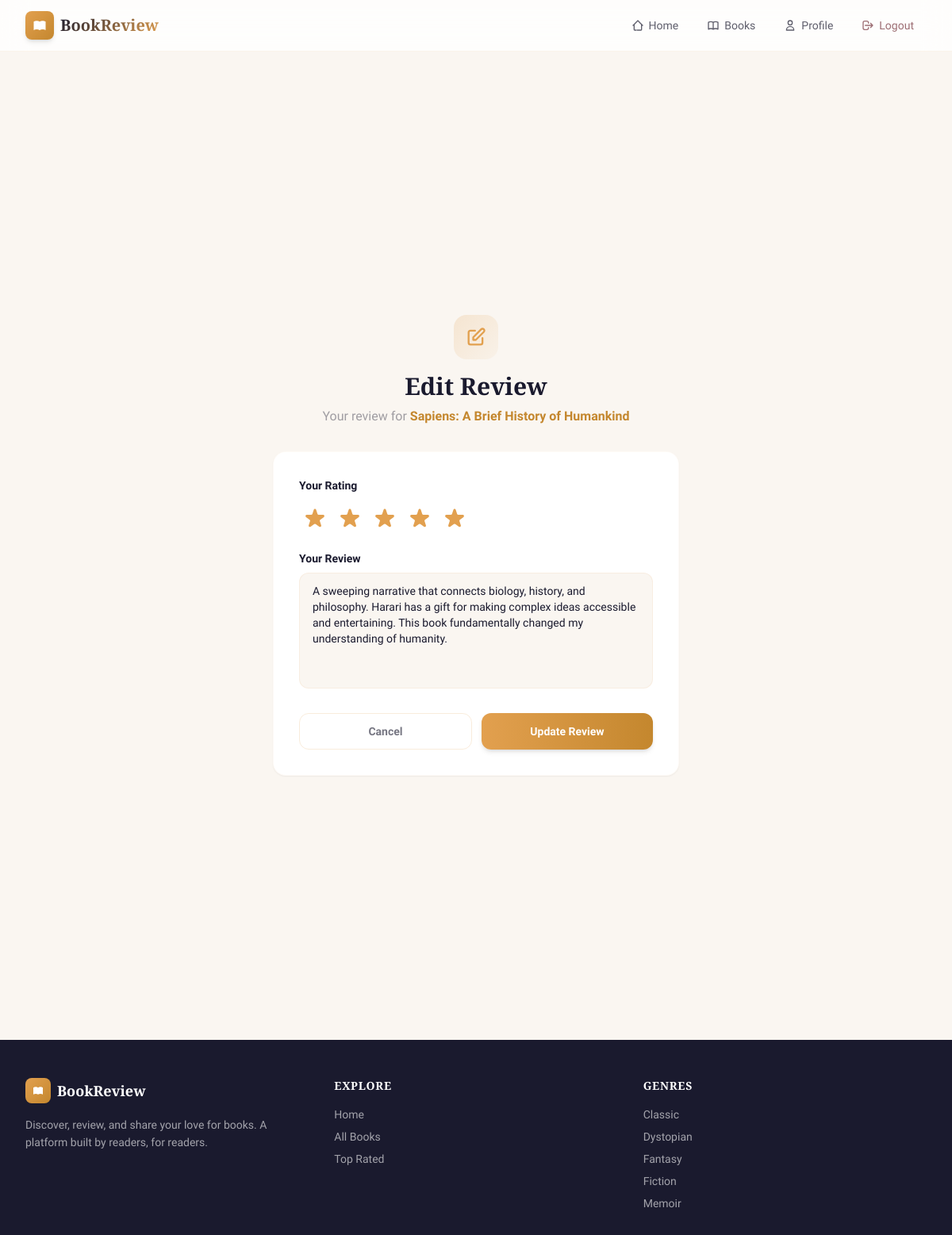
The page /review/edit/7 (signed in) on the database its author committed.
### models.py (models this page shows, shortened)
class Book(db.Model):
    __tablename__ = 'book'
    id = db.Column(db.Integer, primary_key=True)
    title = db.Column(db.String(200), nullable=False)
    author = db.Column(db.String(150), nullable=False)
    genre = db.Column(db.String(100), nullable=False)
    description = db.Column(db.Text, nullable=False)
    cover_image = db.Column(db.String(300), default='')
    reviews = db.relationship('Review', backref='book', lazy=True)

class Review(db.Model):
    __tablename__ = 'review'
    id = db.Column(db.Integer, primary_key=True)
    rating = db.Column(db.Integer, nullable=False)
    review_text = db.Column(db.Text, nullable=False)
    created_at = db.Column(db.DateTime, default=datetime.utcnow)
    user_id = db.Column(db.Integer, db.ForeignKey('user.id'), nullable=False)
    book_id = db.Column(db.Integer, db.ForeignKey('book.id'), nullable=False)

### app.py (the view, shortened to what this page needs)
@app.route('/review/edit/<int:review_id>', methods=['GET', 'POST'])
@login_required
def edit_review(review_id):
    review = Review.query.get_or_404(review_id)
    if review.user_id != current_user.id:
        flash('You can only edit your own reviews.', 'danger')
        return redirect(url_for('home'))
    form = ReviewForm(obj=review)
    return render_template('edit_review.html', form=form, review=review)

### forms.py
class ReviewForm(FlaskForm):
    rating = IntegerField('Rating', validators=[
        DataRequired(message='Please select a rating'),
        NumberRange(min=1, max=5, message='Rating must be between 1 and 5')
    ])
    review_text = TextAreaField('Your Review', validators=[
        DataRequired(message='Please write your review'),
        Length(min=10, max=2000, message='Review must be 10-2000 characters')
    ])
    submit = SubmitField('Submit Review')

### app.py (called while the page is built)
@login_manager.user_loader
def load_user(user_id):
    return User.query.get(int(user_id))

@app.context_processor
def inject_globals():
    return {
        'genres': [g[0] for g in db.session.query(Book.genre).distinct().order_by(Book.genre).all()]
    }

### templates/edit_review.html (shortened to what this page needs)
{% extends "base.html" %}
{% block content %}
<section class="min-h-[80vh] flex items-center justify-center py-12 px-4">
    <div class="w-full max-w-lg">
        <div class="text-center mb-8">
            <div class="w-14 h-14 bg-gradient-to-br from-amber/20 to-amber/5 rounded-2xl flex items-center justify-center mx-auto mb-4">
                <svg class="w-7 h-7 text-amber" fill="none" stroke="currentColor" stroke-width="2" viewBox="0 0 24 24"><path stroke-linecap="round" stroke-linejoin="round" d="M11 5H6a2 2 0 00-2 2v11a2 2 0 002 2h11a2 2 0 002-2v-5m-1.414-9.414a2 2 0 112.828 2.828L11.828 15H9v-2.828l8.586-8.586z"/></svg>
            </div>
            <h1 class="font-display text-3xl font-bold text-ink">Edit Review</h1>
            <p class="text-ink/40 mt-2">Your review for <a href="{{ url_for('book_detail', book_id=review.book_id) }}" class="text-amber-dark font-semibold hover:text-amber">{{ review.book.title }}</a></p>
        </div>
        <div class="bg-white rounded-2xl p-8 shadow-sm border border-amber/5">
            <form method="POST" action="{{ url_for('edit_review', review_id=review.id) }}">
                <div class="mb-5">
                    <label class="block text-sm font-semibold text-ink mb-3">Your Rating</label>
                    <div class="flex gap-1" id="star-rating">
                        {% for i in range(1, 6) %}
                        <button type="button" onclick="setRating({{ i }})" class="star-btn p-1 transition-transform hover:scale-125" data-value="{{ i }}">
                            <svg class="w-8 h-8 {% if i <= form.rating.data or i <= review.rating %}star-active{% else %}text-ink/15{% endif %} star-icon transition-colors" fill="currentColor" viewBox="0 0 20 20">
                                <path d="M9.049 2.927c.3-.921 1.603-.921 1.902 0l1.07 3.292a1 1 0 00.95.69h3.462c.969 0 1.371 1.24.588 1.81l-2.8 2.034a1 1 0 00-.364 1.118l1.07 3.292c.3.921-.755 1.688-1.54 1.118l-2.8-2.034a1 1 0 00-1.175 0l-2.8 2.034c-.784.57-1.838-.197-1.539-1.118l1.07-3.292a1 1 0 00-.364-1.118L2.98 8.72c-.783-.57-.38-1.81.588-1.81h3.461a1 1 0 00.951-.69l1.07-3.292z"/>
                            </svg>
                        </button>
                        {% endfor %}
                    </div>
                </div>
                <div class="mb-6">
                    <label class="block text-sm font-semibold text-ink mb-2">Your Review</label>
                    <textarea name="review_text" rows="6" class="w-full px-4 py-3 rounded-xl bg-parchment border border-amber/10 text-sm focus:outline-none input-glow resize-none">{{ form.review_text.data or review.review_text }}</textarea>
                </div>
                <div class="flex gap-3">
                    <a href="{{ url_for('book_detail', book_id=review.book_id) }}" class="flex-1 py-3 border border-amber/20 text-ink/60 font-semibold rounded-xl hover:bg-amber/5 transition-all text-sm text-center">
                        Cancel
                    </a>
                    <button type="submit" class="flex-1 py-3 bg-gradient-to-r from-amber to-amber-dark text-white font-semibold rounded-xl shadow-md hover:shadow-lg transition-all text-sm">
                        Update Review
                    </button>
                </div>
            </form>
        </div>
    </div>
</section>
{% endblock %}

### templates/base.html (style rules this page uses)
body { font-family: 'Source Sans 3', system-ui, sans-serif; }
h1, h2, h3, h4, h5, h6, .font-display { font-family: 'Playfair Display', Georgia, serif; }
.star-active { color: #e2a04f; text-shadow: 0 0 8px rgba(226, 160, 79, 0.4); }

### rows shown on the page
Book: book "Sapiens: A Brief History of Humankind"
Review: review_text "A sweeping narrative that connects biology, history, and philosophy. Harari has a gift for making complex ideas accessible and entertaining. This book fundamentally changed my understanding of humanity."

### other values the page prints
{{ genre }} "Classic" "Dystopian" "Fantasy" "Fiction" "Memoir"
